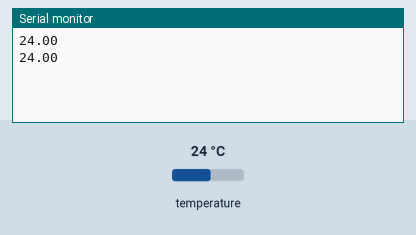
Simulated run of this sketch. Board: Arduino Uno, built with avr-gcc and run on an emulated ATmega328P. On the bench: the last lines printed to the serial monitor. The inputs (shaded band) are chosen by the test bench; at power-on: temperature 24 °C.

Above: at 3.3 s.
3.4 s: temperature set to 12 °C
At 5.5 s:
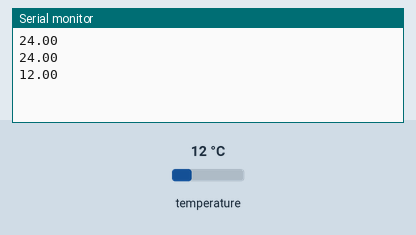
5.9 s: temperature set to 19 °C
At 7.0 s:
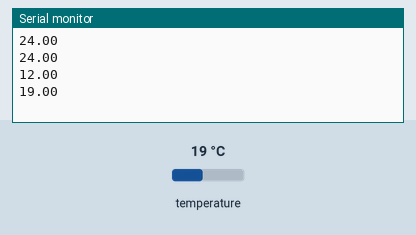
Timing chart, 0 to 8.9 s (numbered marks = the images above; inputs shaded):
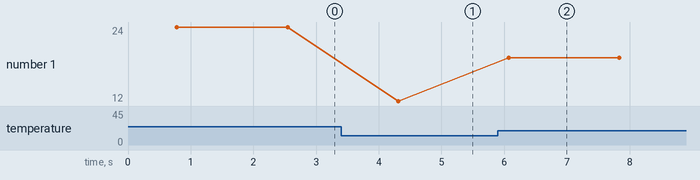

Measured:
- after the input at 3.4 s, the serial monitor: prints a new line after 0.91 s (image 1)
- after the input at 5.9 s, the serial monitor: prints a new line after 0.17 s (image 2)
- plotted number 1: 24 → 12 after the input at 3.4 s, 12 → 19 after the input at 5.9 s

The sketch:

tempSensorOnSensor.ino
```cpp
/*********
  greg kreisman based on
  updated to simple print line to be used in processing serial
  based on code from this tutorial
  https://randomnerdtutorials.com/guide-for-ds18b20-temperature-sensor-with-arduino/
  which is based on this example
  Based on the Dallas Temperature Library example
*********/

#include <OneWire.h>
#include <DallasTemperature.h>

// Data wire is conntec to the Arduino digital pin 4
#define ONE_WIRE_BUS 4

// Setup a oneWire instance to communicate with any OneWire devices
OneWire oneWire(ONE_WIRE_BUS);

// Pass our oneWire reference to Dallas Temperature sensor
DallasTemperature sensors(&oneWire);

void setup(void)
{
  // Start serial communication for debugging purposes
  Serial.begin(9600);
  // Start up the library
  sensors.begin();
}

void loop(void){
  // Call sensors.requestTemperatures() to issue a global temperature and Requests to all devices on the bus
  sensors.requestTemperatures();

  //Serial.print("Celsius temperature: ");
  // Why "byIndex"? You can have more than one IC on the same bus. 0 refers to the first IC on the wire
  Serial.println(sensors.getTempCByIndex(0));
  //Serial.print(" - Fahrenheit temperature: ");
  //Serial.println(sensors.getTempFByIndex(0));
  delay(1000);
}
```
